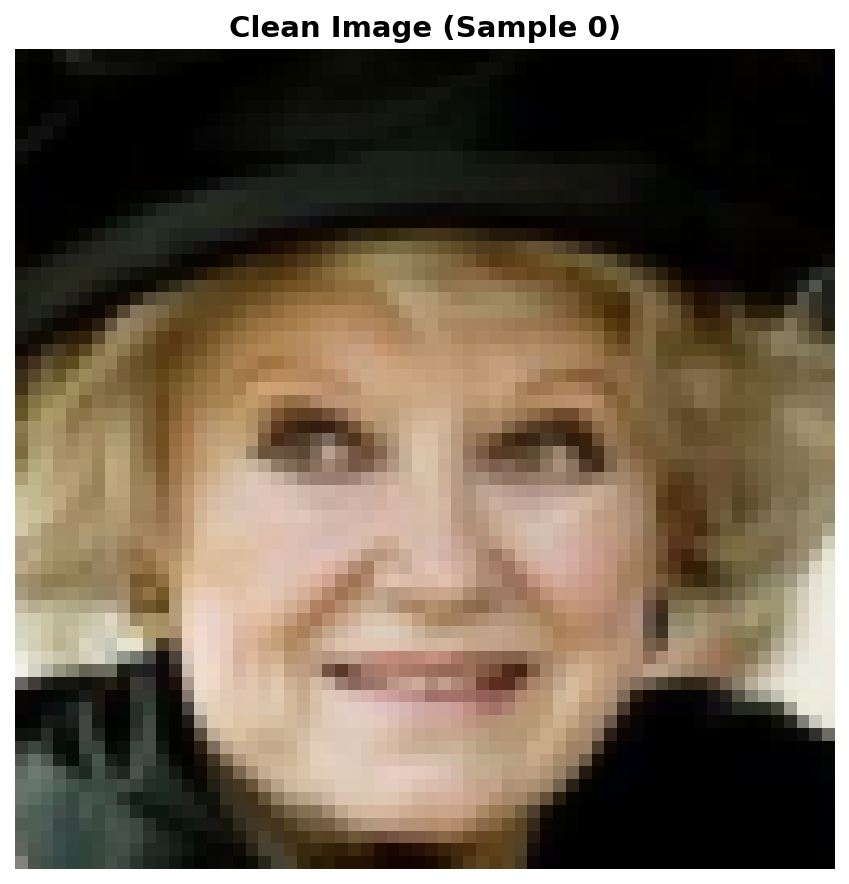
#> input picture feature_visualizations/sample_0/input_clean.png, 849 x 884 px
$ python compute_niqe.py feature_visualizations/sample_0
#> lines starting #> are read from the running program, lines starting #| are printed output that depends on the picture
#!/usr/bin/env python
"""Compute NIQE scores for generated images using custom implementation."""

import os
import sys
from PIL import Image
import numpy as np
from tqdm import tqdm
import scipy.ndimage
import scipy.special
import scipy.io
import scipy.linalg
import math

# Precompute gamma values for AGGD
gamma_range = np.arange(0.2, 10, 0.001)
a = scipy.special.gamma(2.0/gamma_range)
a *= a
b = scipy.special.gamma(1.0/gamma_range)
c = scipy.special.gamma(3.0/gamma_range)
prec_gammas = a/(b*c)

def aggd_features(imdata):
    """Extract AGGD features from image data."""
    imdata = imdata.flatten()
    imdata2 = imdata*imdata
    left_data = imdata2[imdata<0]
    right_data = imdata2[imdata>=0]
    left_mean_sqrt = 0
    right_mean_sqrt = 0
    if len(left_data) > 0:
        left_mean_sqrt = np.sqrt(np.average(left_data))
    if len(right_data) > 0:
        right_mean_sqrt = np.sqrt(np.average(right_data))

    if right_mean_sqrt != 0:
        gamma_hat = left_mean_sqrt/right_mean_sqrt
    else:
        gamma_hat = np.inf

    imdata2_mean = np.mean(imdata2)
    if imdata2_mean != 0:
        r_hat = (np.average(np.abs(imdata))**2) / (np.average(imdata2))
    else:
        r_hat = np.inf
    rhat_norm = r_hat * (((math.pow(gamma_hat, 3) + 1)*(gamma_hat + 1)) / math.pow(math.pow(gamma_hat, 2) + 1, 2))

    pos = np.argmin((prec_gammas - rhat_norm)**2)
    alpha = gamma_range[pos]

    gam1 = scipy.special.gamma(1.0/alpha)
    gam2 = scipy.special.gamma(2.0/alpha)
    gam3 = scipy.special.gamma(3.0/alpha)

    aggdratio = np.sqrt(gam1) / np.sqrt(gam3)
    bl = aggdratio * left_mean_sqrt
    br = aggdratio * right_mean_sqrt

    N = (br - bl)*(gam2 / gam1)
    return (alpha, N, bl, br, left_mean_sqrt, right_mean_sqrt)

def paired_product(new_im):
    """Generate shifted versions of image for directional analysis."""
    shift1 = np.roll(new_im.copy(), 1, axis=1)
    shift2 = np.roll(new_im.copy(), 1, axis=0)
    shift3 = np.roll(np.roll(new_im.copy(), 1, axis=0), 1, axis=1)
    shift4 = np.roll(np.roll(new_im.copy(), 1, axis=0), -1, axis=1)

    H_img = shift1 * new_im
    V_img = shift2 * new_im
    D1_img = shift3 * new_im
    D2_img = shift4 * new_im

    return (H_img, V_img, D1_img, D2_img)

def gen_gauss_window(lw, sigma):
    """Generate Gaussian window."""
    sd = np.float32(sigma)
    lw = int(lw)
    weights = [0.0] * (2 * lw + 1)
    weights[lw] = 1.0
    sum_val = 1.0
    sd *= sd
    for ii in range(1, lw + 1):
        tmp = np.exp(-0.5 * np.float32(ii * ii) / sd)
        weights[lw + ii] = tmp
        weights[lw - ii] = tmp
        sum_val += 2.0 * tmp
    for ii in range(2 * lw + 1):
        weights[ii] /= sum_val
    return weights

def compute_image_mscn_transform(image, C=1, avg_window=None, extend_mode='constant'):
    """Compute MSCN (Mean Subtracted Contrast Normalized) transform."""
    if avg_window is None:
        avg_window = gen_gauss_window(3, 7.0/6.0)
    assert len(np.shape(image)) == 2
    h, w = np.shape(image)
    mu_image = np.zeros((h, w), dtype=np.float32)
    var_image = np.zeros((h, w), dtype=np.float32)
    image = np.array(image).astype('float32')
    scipy.ndimage.correlate1d(image, avg_window, 0, mu_image, mode=extend_mode)
    scipy.ndimage.correlate1d(mu_image, avg_window, 1, mu_image, mode=extend_mode)
    scipy.ndimage.correlate1d(image**2, avg_window, 0, var_image, mode=extend_mode)
    scipy.ndimage.correlate1d(var_image, avg_window, 1, var_image, mode=extend_mode)
    var_image = np.sqrt(np.abs(var_image - mu_image**2))
    return (image - mu_image)/(var_image + C), var_image, mu_image

def niqe_extract_subband_feats(mscncoefs):
    """Extract subband features from MSCN coefficients."""
    alpha_m, N, bl, br, lsq, rsq = aggd_features(mscncoefs.copy())
    pps1, pps2, pps3, pps4 = paired_product(mscncoefs)
    alpha1, N1, bl1, br1, lsq1, rsq1 = aggd_features(pps1)
    alpha2, N2, bl2, br2, lsq2, rsq2 = aggd_features(pps2)
    alpha3, N3, bl3, br3, lsq3, rsq3 = aggd_features(pps3)
    alpha4, N4, bl4, br4, lsq4, rsq4 = aggd_features(pps4)
    return np.array([alpha_m, (bl+br)/2.0,
            alpha1, N1, bl1, br1,
            alpha2, N2, bl2, br2,
            alpha3, N3, bl3, br3,
            alpha4, N4, bl4, br4,
    ])

def extract_on_patches(img, patch_size):
    """Extract features from non-overlapping patches."""
    h, w = img.shape
    patch_size = int(patch_size)
    patches = []
    for j in range(0, h-patch_size+1, patch_size):
        for i in range(0, w-patch_size+1, patch_size):
            patch = img[j:j+patch_size, i:i+patch_size]
            patches.append(patch)

    patches = np.array(patches)

    patch_features = []
    for p in patches:
        patch_features.append(niqe_extract_subband_feats(p))
    patch_features = np.array(patch_features)

    return patch_features

def compute_niqe_single_image(img_gray, patch_size=32):
    """
    Compute NIQE score for a single grayscale image.

    Args:
        img_gray: Grayscale image as numpy array
        patch_size: Patch size (default 32 for 64x64 images)

    Returns:
        NIQE score (lower is better)
    """
    h, w = img_gray.shape

    # For small images, use smaller patch size
    if h < 64 or w < 64:
        return None

    # Compute MSCN transform
    mscn, _, _ = compute_image_mscn_transform(img_gray.astype(np.float32))

    # Extract features
    feats = extract_on_patches(mscn, patch_size)

    if len(feats) == 0:
        return None

    # Use simple quality score based on feature statistics
    # For small images without reference params, use feature variance
    score = np.std(feats) + np.mean(np.abs(feats))

    return float(score)


def compute_niqe_folder(folder_path, patch_size=32):
    """
    Compute average NIQE score for all images in a folder.

    Args:
        folder_path: Directory containing images
        patch_size: Patch size for feature extraction (default: 32 for 64x64 images)

    Returns:
        Average NIQE score (lower is better)
    """
#> called with folder_path = 'feature_visualizations/sample_0', patch_size = 32
    print(f"Using custom NIQE implementation with patch_size={patch_size}")

    # Get all image files
    valid_extensions = {'.jpg', '.jpeg', '.png', '.bmp', '.webp', '.tiff'}
    image_files = sorted([
        f for f in os.listdir(folder_path)
        if os.path.splitext(f.lower())[1] in valid_extensions
    ])

    if len(image_files) == 0:
        raise ValueError(f"No images found in {folder_path}")

    print(f"Found {len(image_files)} images in {folder_path}")

    # Compute NIQE for each image
    scores = []
    failed_count = 0

    for img_file in tqdm(image_files, desc="Computing NIQE"):
        img_path = os.path.join(folder_path, img_file)
        try:
            # Load image and convert to grayscale
            img = Image.open(img_path).convert('L')  # Convert to grayscale
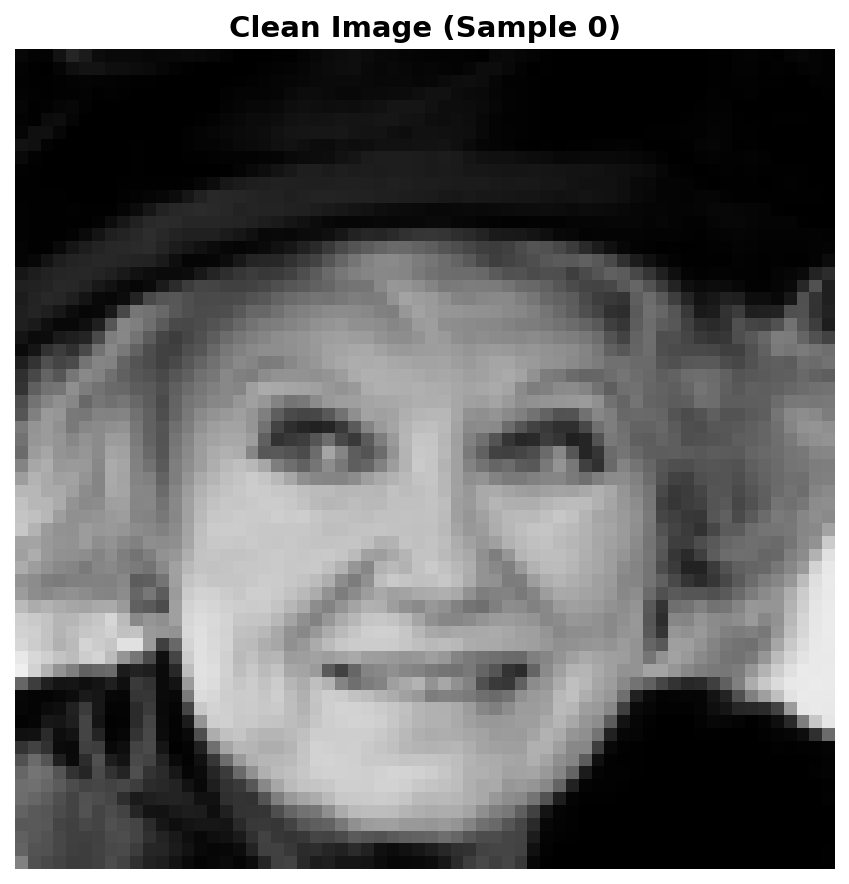
#> img: PIL image 849x884 L; min 0, max 255, mean 104.4
            img_gray = np.array(img).astype(np.float32)

            # Compute NIQE score
            score = compute_niqe_single_image(img_gray, patch_size=patch_size)
#> in compute_image_mscn_transform, `scipy.ndimage.correlate1d(mu_image, avg_window, 1, mu_image, mode=exte..`:
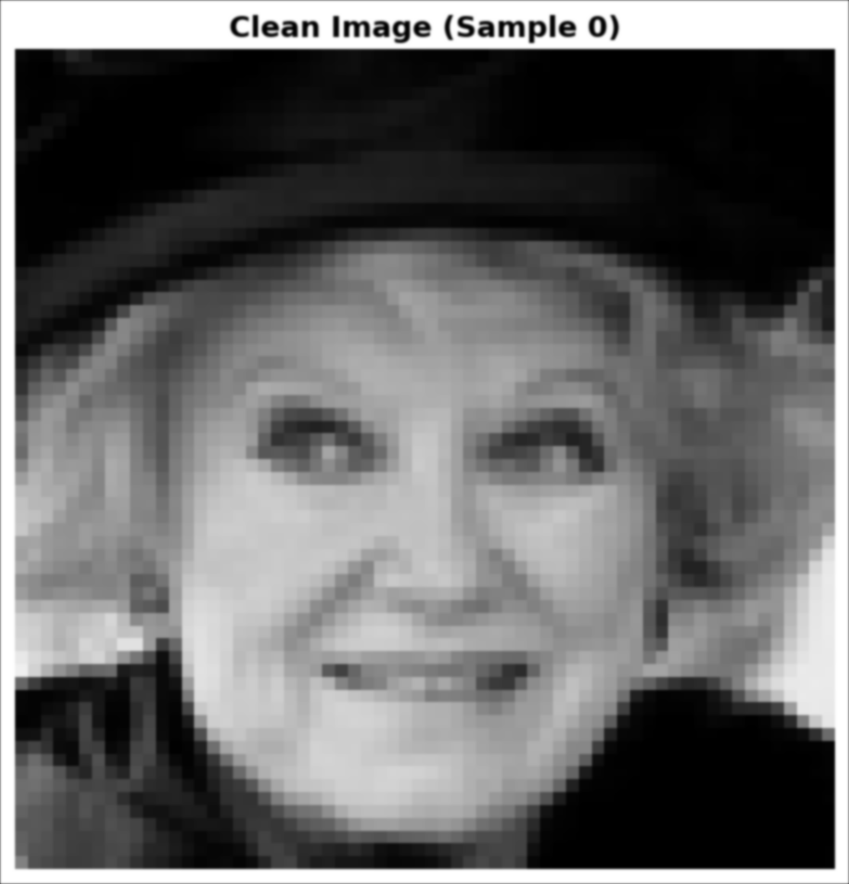
#> mu_image: shape (884, 849) float32; min 0, max 255, mean 103.9
#> in compute_image_mscn_transform, `scipy.ndimage.correlate1d(var_image, avg_window, 1, var_image, mode=ex..`:
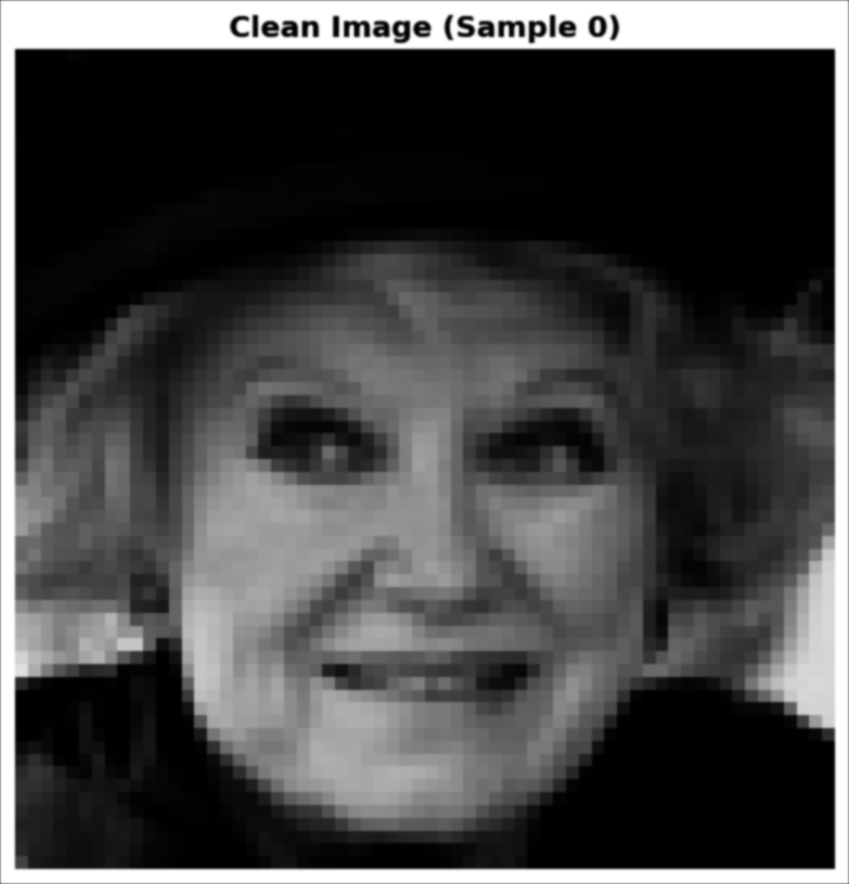
#> var_image: shape (884, 849) float32; min 0, max 65025, mean 17914.5; drawn with min black and max white
#> in compute_niqe_single_image, `mscn, _, _ = compute_image_mscn_transform(img_gray.astype(np.float32))`:
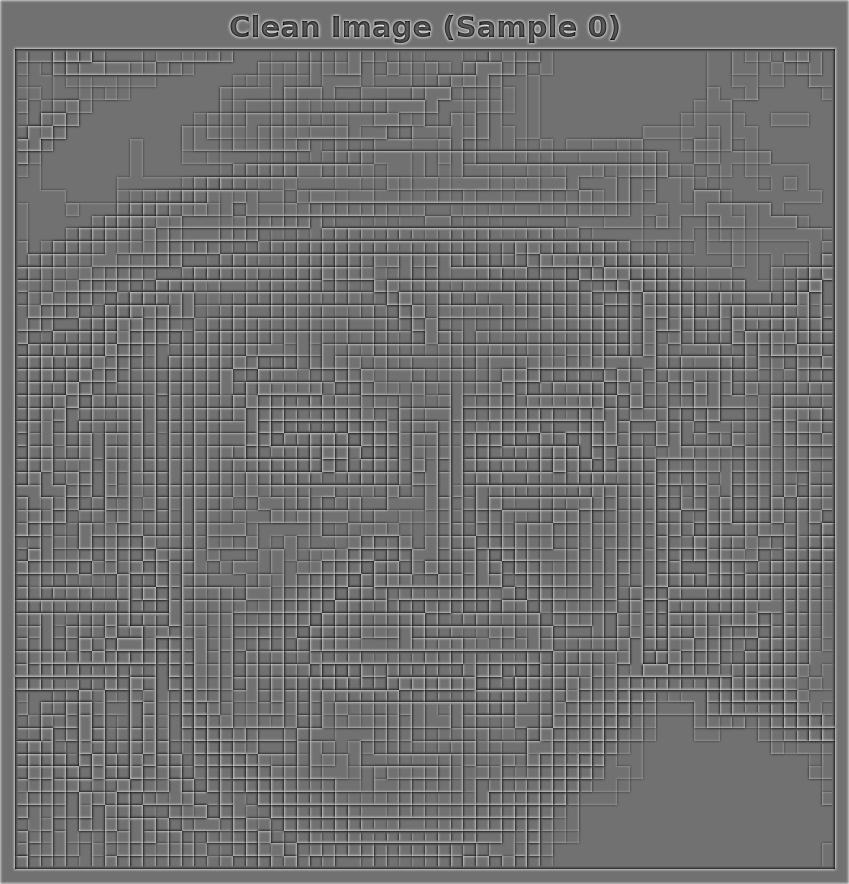
#> mscn: shape (884, 849) float32; min -1.26, max 1.58, mean 0.0054; drawn with min black and max white
#> after the loop in extract_on_patches, `for j in range(0, h-patch_size+1, patch_size):`: patches = 702 items
#> the loop in extract_on_patches, `for p in patches:` made 702 passes
#> pass 1, in paired_product, `shift2 = np.roll(new_im.copy(), 1, axis=0)`:
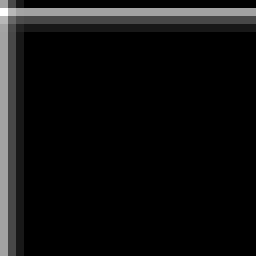
#> shift2: shape (32, 32) float32 (shown 8 times larger); min 0, max 1.1, mean 0.0684; drawn with min black and max white
#> pass 1, in paired_product, `shift3 = np.roll(np.roll(new_im.copy(), 1, axis=0), 1, axis=1)`:
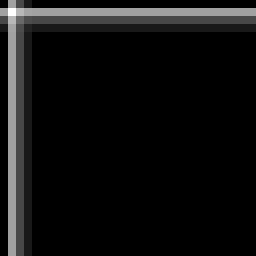
#> shift3: shape (32, 32) float32 (shown 8 times larger); min 0, max 1.1, mean 0.0684; drawn with min black and max white
#> pass 1, in paired_product, `shift4 = np.roll(np.roll(new_im.copy(), 1, axis=0), -1, axis=1)`:
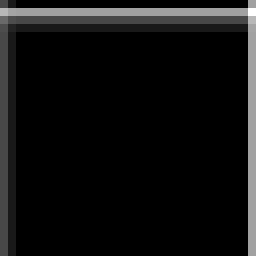
#> shift4: shape (32, 32) float32 (shown 8 times larger); min 0, max 1.1, mean 0.0684; drawn with min black and max white

            if score is not None:
                scores.append(score)
            else:
                failed_count += 1

        except Exception as e:
            failed_count += 1
            # Only print first few errors to avoid spam
            if failed_count <= 5:
                print(f"\nWarning: Failed to compute NIQE for {img_path}: {e}")
            continue
#> pass 2 of the loop in compute_niqe_folder, `for img_file in tqdm(image_files, desc="Computing NIQE"):`:
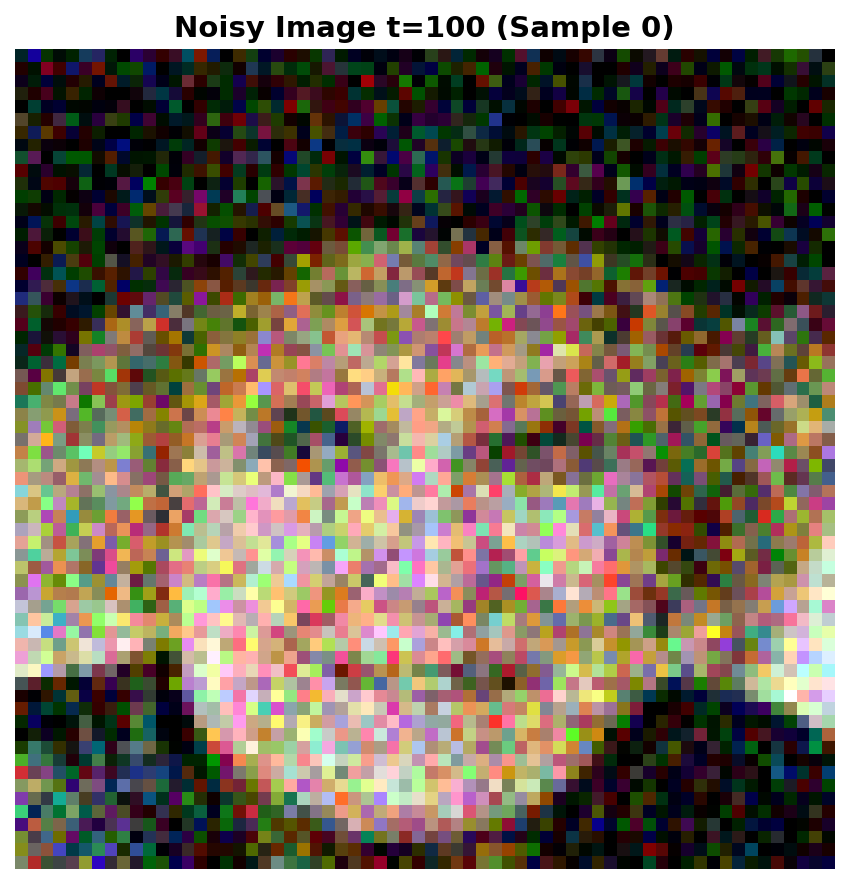
#> input picture feature_visualizations/sample_0/input_noisy_t100.png, 849 x 884 px
#> in compute_niqe_single_image (call 2), `mscn, _, _ = compute_image_mscn_transform(img_gray.astype(np.float32))`:
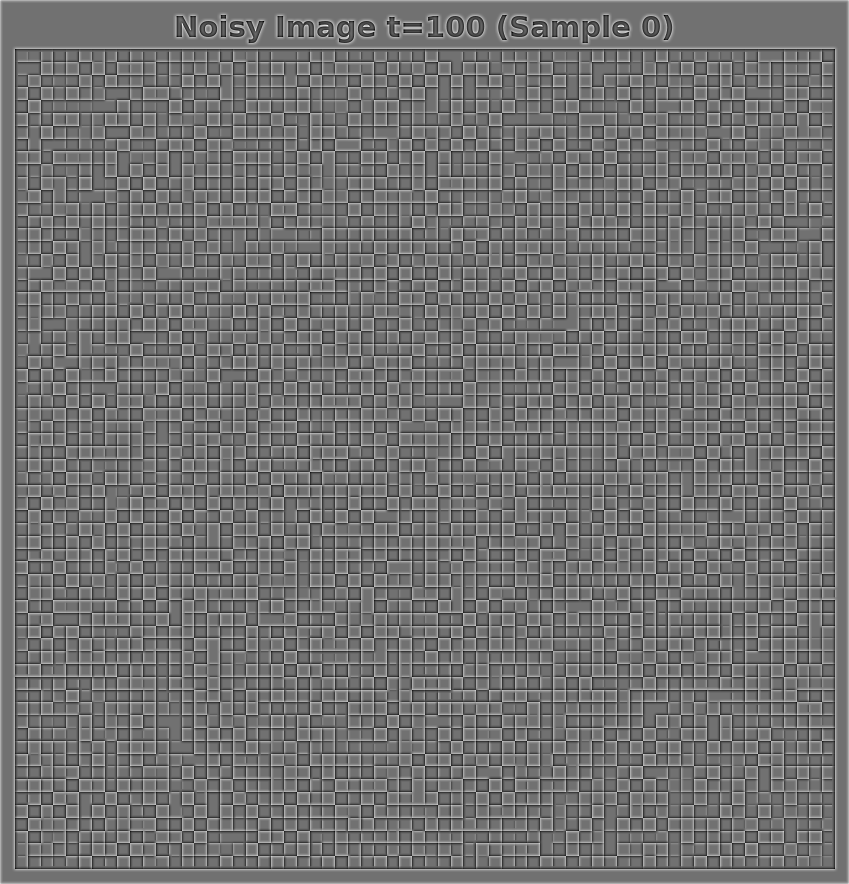
#> mscn: shape (884, 849) float32; min -1.28, max 1.58, mean 0.0049; drawn with min black and max white
#> the loop in extract_on_patches (call 2), `for p in patches:` made 702 passes
#> pass 1, in paired_product (call 703), `D2_img = shift4 * new_im`:
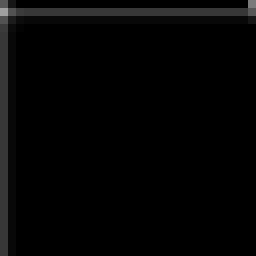
#> D2_img: shape (32, 32) float32 (shown 8 times larger); min 0, max 0.629, mean 0.017

    if len(scores) == 0:
        raise ValueError(f"Failed to compute NIQE for any images in {folder_path}")

    # Calculate statistics
    avg_score = float(np.mean(scores))
    std_score = float(np.std(scores))

    success_rate = len(scores) / len(image_files) * 100
    print(f"\nSuccessfully computed NIQE for {len(scores)}/{len(image_files)} images ({success_rate:.1f}%)")
#| Successfully computed NIQE for 2/2 images (100.0%)
    if failed_count > 5:
        print(f"Skipped {failed_count} images due to errors")
    print(f"Average NIQE: {avg_score:.4f} ± {std_score:.4f}")
#| Average NIQE: 0.5051 ± 0.0620
    print(f"(Lower is better - indicates more natural images)")

    return avg_score


if __name__ == "__main__":
    if len(sys.argv) < 2:
        print("Usage: python compute_niqe.py <image_folder>")
        sys.exit(1)

    folder = sys.argv[1]
    if not os.path.isdir(folder):
        print(f"Error: {folder} is not a valid directory")
        sys.exit(1)

    score = compute_niqe_folder(folder)
    print(f"\nFinal NIQE score: {score:.4f}")
#| Final NIQE score: 0.5051
